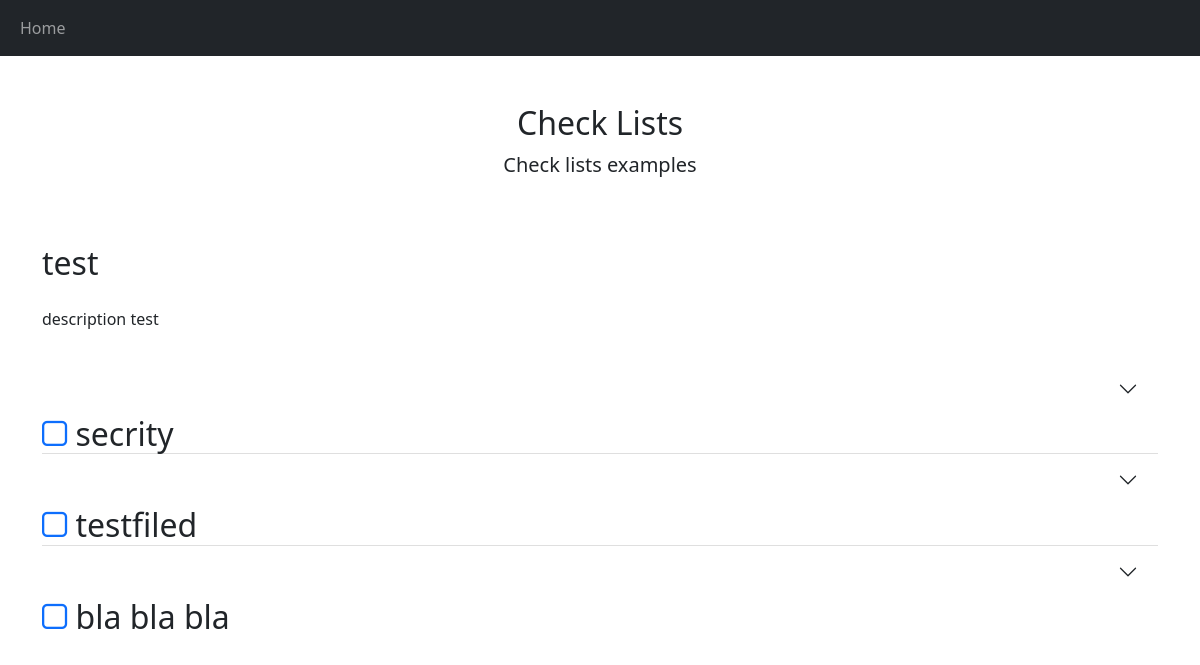
Before: /checklist/1 with the older database file.
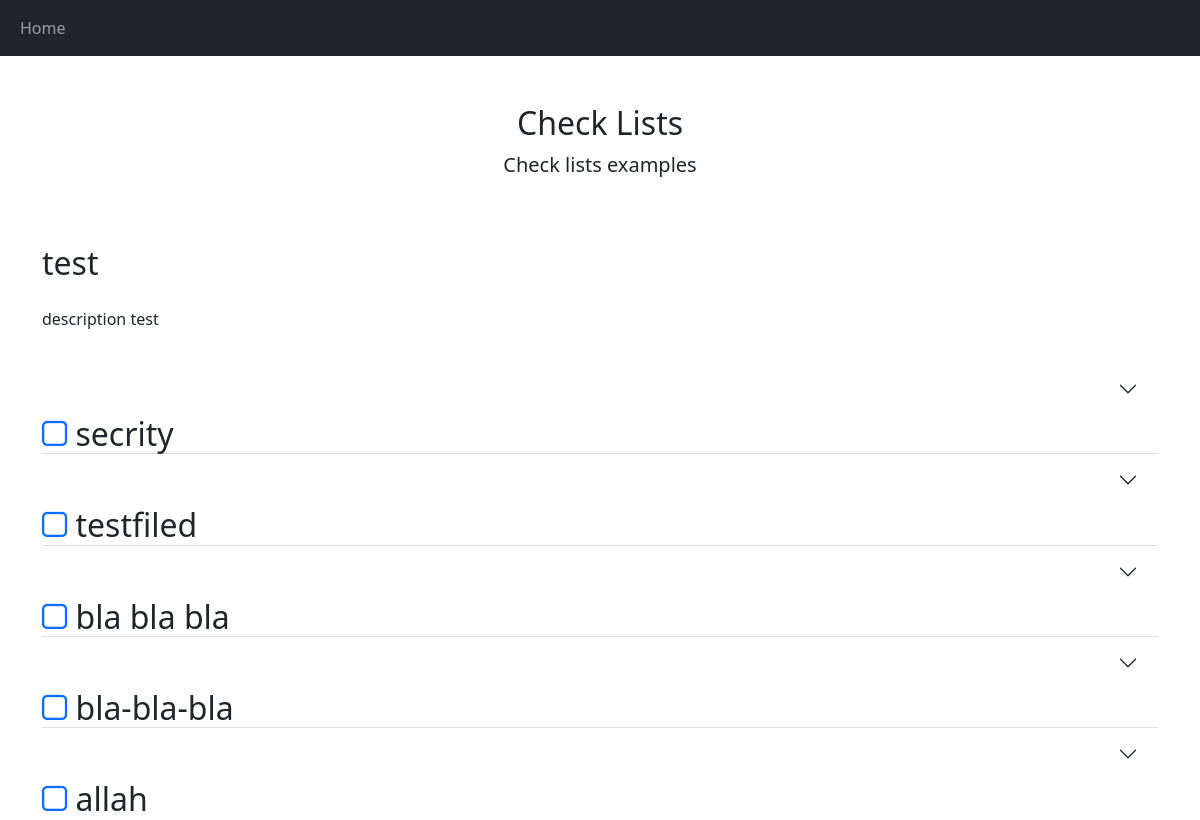
After: the same page with the newer database file.
### checklist/models.py (models this page shows)
class Category(models.Model):
    objects = models.Manager()
    title = models.CharField(max_length=150)
    completed = models.BooleanField(default=False)
    related_list = models.ForeignKey(CheckList, on_delete=models.CASCADE, db_index=True, null=True, related_name='categories')
    def __str__(self):
        return self.title

### checklist/views.py (the view)
# urls.py: path('checklist/<list_id>', views.show_full_list, name='checklist'),
def show_full_list(request, list_id):
    checklist = get_object_or_404(CheckList, pk=list_id)
    categories = checklist.categories.order_by('id')
    subtasks = []
    for each in categories:
        subtasks.append(SubTask.objects.filter(related_category_id=each).order_by('id'))
    list_items = zip(categories, subtasks)
    if request.method == 'POST':
        comment_form = CommentForm(request.POST)
        if comment_form.is_valid():
            new_comment = comment_form.save(commit=False)
            new_comment.save()
            task_id = request.POST.get('subtask_id')
            new_comment.post.set(SubTask.objects.filter(pk=task_id))
            new_comment.save()
            new_comment.photo = request.FILES.get('photo')
            new_comment.save()
        return HttpResponseRedirect(request.META.get('HTTP_REFERER', '/'))
    else:
        print(request.POST)
        comment_form = CommentForm()
    return render(request, 'checklist/list_view.html',
                           {'checklist': checklist, 'categories': categories,
                            'list_items': list_items,
                            'comment_form': comment_form})

### checklist/models.py (called while the page is built)
    def __str__(self):
        return str(self.name)

    def __str__(self):
        return self.title

### checklist/templates/checklist/list_view.html (shortened to what this page needs)
{% extends "checklist/main.html" %}
{% block content %}
<h2>{{ checklist }}</h2>
<p>{{ checklist.description }}</p>
<div class="accordion accordion-flush" id="accordionFlushExample">
    {% for category in list_items %}
    {% if category.0.completed %}
    <div class="accordion-item ">
        <h2 class="accordion-header">
            <a class="accordion-button collapsed" data-bs-toggle="collapse" data-bs-target="#category{{ category.0.id }}" aria-expanded="false" aria-controls="{{ category.0 }}">
                <a href="{% url 'uncross_category' category.0.id %}" class="accordion-link"><i class="fa fa-check" aria-hidden="true"></i></a><span class="completed"> {{ category.0 }}</span>
            </a>
        </h2>
        <div id="category{{ category.0.id }}" class="accordion-collapse collapse" aria-labelledby="flush-headingOne" data-bs-parent="#accordionFlushExample">
            <div class="accordion-body completed subtask-item">
                {% for subtask in category.1 %}
                {% include 'checklist/includes/completed_subtask.html' %}
                {% endfor %}
            </div>
        </div>
    </div>
    {% else %}
    <div class="accordion-item">
        <h2 class="accordion-header">
            <a class="accordion-button collapsed accordion-link" data-bs-toggle="collapse" data-bs-target="#category{{ category.0.id }}" aria-expanded="false" aria-controls="{{ category.0 }}">
                <a href="{% url 'cross_category' category.0.id %}" class="accordion-link"><i class="fa fa-square-o" aria-hidden="true"></i></a> {{ category.0 }}
            </a>
        </h2>
    </div>
    {% endif %}
    {% endfor %}
</div>
{% endblock %}

Changed rows visible on the page:
added Category: title "bla-bla-bla"
added Category: title "allah"
